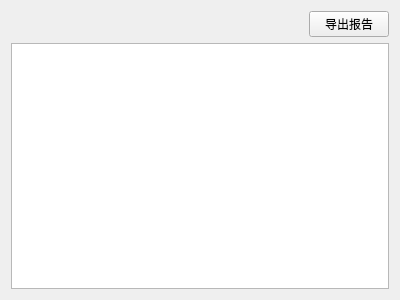
<?xml version="1.0" encoding="UTF-8"?>
<ui version="4.0">
 <class>SpecWidget</class>
 <widget class="QWidget" name="SpecWidget">
  <property name="geometry">
   <rect>
    <x>0</x>
    <y>0</y>
    <width>400</width>
    <height>300</height>
   </rect>
  </property>
  <property name="windowTitle">
   <string>Form</string>
  </property>
  <layout class="QVBoxLayout" name="verticalLayout">
   <item>
    <layout class="QHBoxLayout" name="horizontalLayout">
     <item>
      <widget class="QLabel" name="label">
       <property name="text">
        <string/>
       </property>
      </widget>
     </item>
     <item>
      <spacer name="horizontalSpacer">
       <property name="orientation">
        <enum>Qt::Horizontal</enum>
       </property>
       <property name="sizeHint" stdset="0">
        <size>
         <width>40</width>
         <height>20</height>
        </size>
       </property>
      </spacer>
     </item>
     <item>
      <widget class="QPushButton" name="btn_export">
       <property name="text">
        <string>导出报告</string>
       </property>
      </widget>
     </item>
    </layout>
   </item>
   <item>
    <widget class="QTableWidget" name="tableWidget"/>
   </item>
  </layout>
 </widget>
 <resources/>
 <connections/>
</ui>
